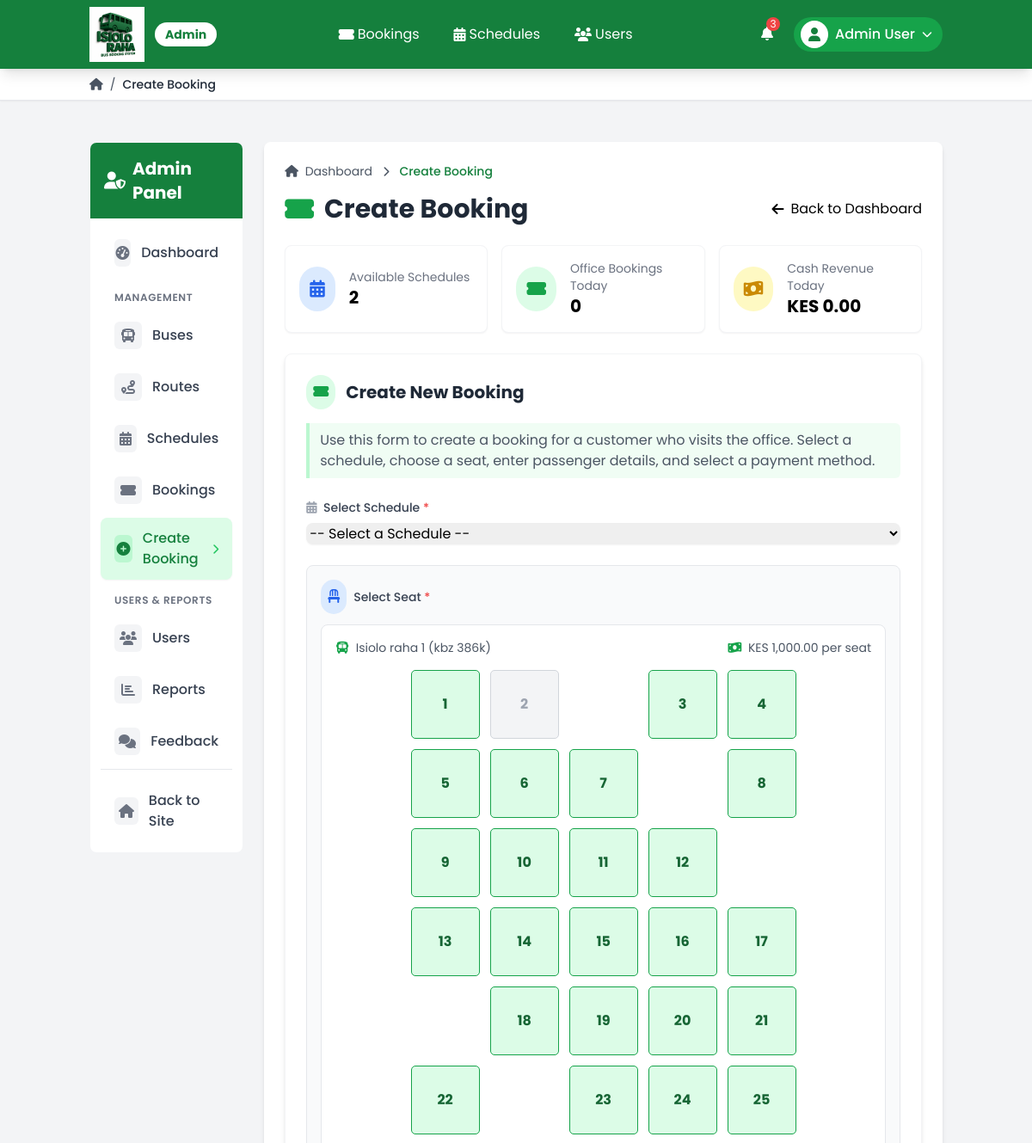
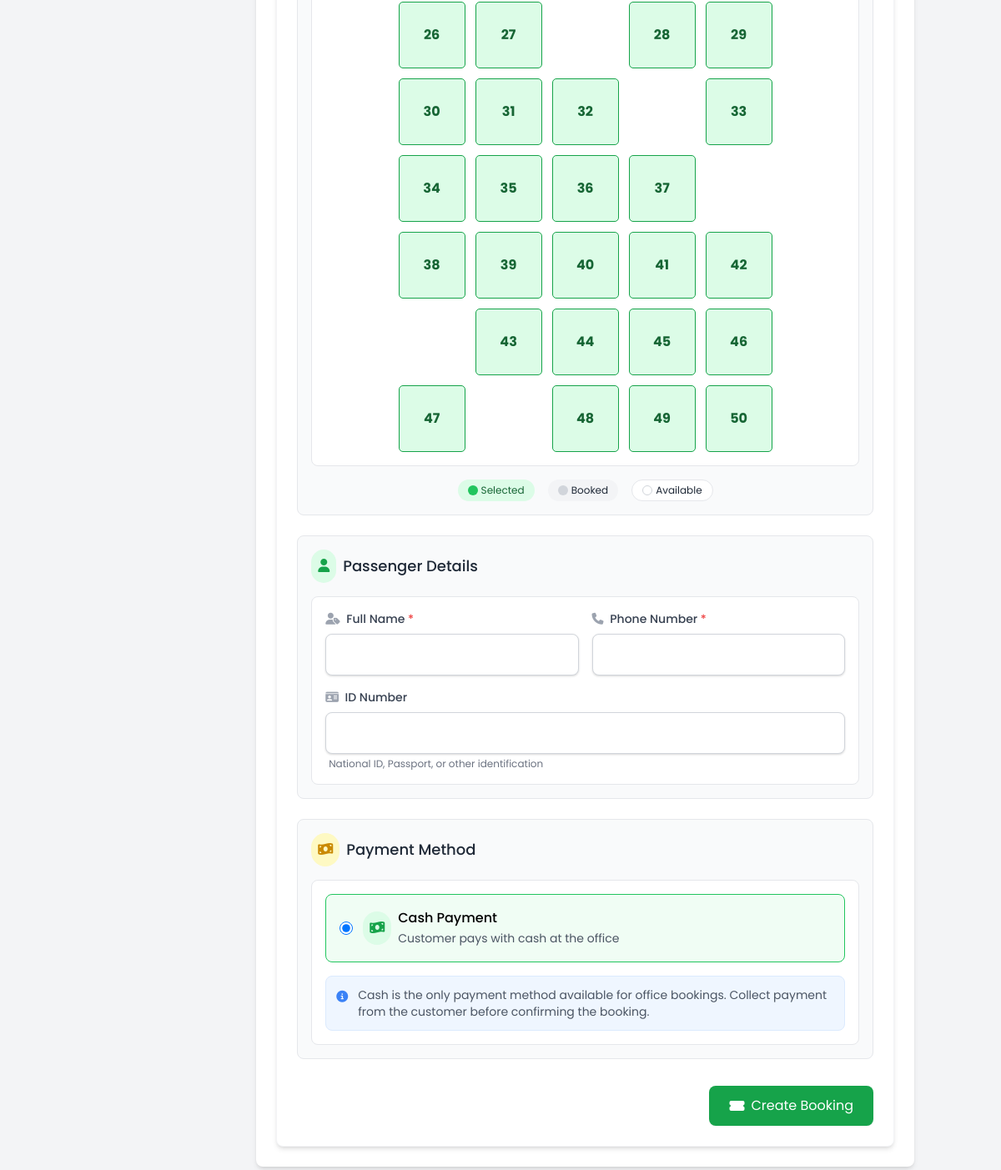
/admin/create_booking.php?schedule_id=163 (signed in), run on the app's committed database (2 pictures, top to bottom).
### tables this page shows
CREATE TABLE `schedules` (
  `id` int(11) UNSIGNED NOT NULL,
  `route_id` int(11) UNSIGNED NOT NULL,
  `bus_id` int(11) UNSIGNED NOT NULL,
  `departure_time` datetime NOT NULL,
  `arrival_time` datetime NOT NULL,
  `fare` decimal(10,2) NOT NULL,
  `status` enum('scheduled','departed','arrived','cancelled') DEFAULT 'scheduled',
  `created_at` timestamp NOT NULL DEFAULT current_timestamp(),
  `updated_at` timestamp NOT NULL DEFAULT current_timestamp() ON UPDATE current_timestamp()
);

CREATE TABLE `buses` (
  `id` int(11) UNSIGNED NOT NULL,
  `name` varchar(100) NOT NULL,
  `registration_number` varchar(20) NOT NULL,
  `capacity` int(3) NOT NULL,
  `type` enum('standard','executive','luxury') DEFAULT 'standard',
  `amenities` text DEFAULT NULL,
  `status` enum('active','maintenance','inactive') DEFAULT 'active',
  `created_at` timestamp NOT NULL DEFAULT current_timestamp(),
  `updated_at` timestamp NOT NULL DEFAULT current_timestamp() ON UPDATE current_timestamp()
);

### admin/create_booking.php (the view, shortened to what the rows shown need)
<?php
require_once '../includes/functions.php';
$conn = require_once '../config/database.php';
$schedule_id = isset($_GET['schedule_id']) ? intval($_GET['schedule_id']) : "";
$selected_seats = $passenger_name = $passenger_phone = $passenger_id_number = $payment_method = "";
$booking_created = false;
$booking_reference = "";
$booked_seats = [];
$schedule = null;
if (!empty($schedule_id) && !$booking_created) {
    $sql = "SELECT s.id, s.departure_time, s.arrival_time, s.fare, s.status,
            r.origin, r.destination, r.distance,
            b.name AS bus_name, b.type AS bus_type, b.capacity, b.registration_number
            FROM schedules s
            JOIN routes r ON s.route_id = r.id
            JOIN buses b ON s.bus_id = b.id
            WHERE s.id = ? AND s.status = 'scheduled'";
    if ($stmt = $conn->prepare($sql)) {
        $stmt->bind_param("i", $schedule_id);
        $stmt->execute();
        $result = $stmt->get_result();
        $schedule = $result->fetch_assoc();
    }
    $sql = "SELECT seat_number FROM bookings WHERE schedule_id = ? AND status != 'cancelled'";
    if ($stmt = $conn->prepare($sql)) {
        $stmt->bind_param("i", $schedule_id);
        $stmt->execute();
        $result = $stmt->get_result();
        while ($row = $result->fetch_assoc()) {
            $booked_seats[] = $row['seat_number'];
        }
    }
}
?>
<div class="bg-white rounded-lg shadow-md p-6 mb-6">
    <div class="flex flex-col md:flex-row justify-between items-start md:items-center mb-6 gap-4">
        <h1 class="text-3xl font-bold text-gray-800 flex items-center">
            <i class="fas fa-ticket-alt text-primary-600 mr-3"></i> Create Booking
        </h1>
    </div>
    <?php
    if ($booking_created):
        debug_to_file("Showing success message with booking reference: " . $booking_reference, 'RENDER');
    ?>
        <div class="bg-white rounded-lg shadow-md p-6 mb-6 border-l-4 border-green-500">
            <div class="flex items-center">
                <div class="flex-shrink-0 bg-green-100 p-4 rounded-full text-green-600">
                    <i class="fas fa-check-circle text-3xl"></i>
                </div>
                <div class="ml-6">
                    <h2 class="text-2xl font-bold text-gray-800 mb-2">Booking Created Successfully!</h2>
                    <p class="text-gray-600 mb-4">The booking has been created with reference: <strong class="text-primary-600 font-semibold"><?php echo $booking_reference; ?></strong></p>
                    <div class="flex flex-wrap gap-3">
                        <a href="booking_details.php?reference=<?php echo $booking_reference; ?>" class="px-4 py-2 bg-primary-600 hover:bg-primary-700 text-white rounded-lg shadow-sm transition-colors flex items-center">
                            <i class="fas fa-eye mr-2"></i> View Booking
                        </a>
                        <a href="../print_ticket.php?reference=<?php echo $booking_reference; ?>" target="_blank" class="px-4 py-2 bg-green-600 hover:bg-green-700 text-white rounded-lg shadow-sm transition-colors flex items-center">
                            <i class="fas fa-print mr-2"></i> Print Ticket
                        </a>
                        <a href="create_booking.php" class="px-4 py-2 bg-gray-200 hover:bg-gray-300 text-gray-700 rounded-lg transition-colors flex items-center">
                            <i class="fas fa-plus mr-2"></i> Create Another Booking
                        </a>
                    </div>
                </div>
            </div>
        </div>
    <?php else: ?>
        <div class="bg-white rounded-lg shadow-md p-6 border border-gray-100">
            <div class="flex items-center mb-4">
                <h2 class="text-xl font-bold text-gray-800">Create New Booking</h2>
            </div>
            <form action="<?php echo htmlspecialchars($_SERVER["PHP_SELF"]); ?>" method="post" id="booking-form">
                <?php if ($schedule): ?>
                    <div class="mb-6 p-4 border border-gray-200 rounded-lg bg-gray-50">
                        <div class="flex items-center mb-3">
                            <div class="p-2 rounded-full bg-blue-100 text-blue-600 mr-2">
                                <i class="fas fa-chair"></i>
                            </div>
                            <label class="block text-sm font-medium text-gray-700">
                                Select Seat <span class="text-red-500">*</span>
                            </label>
                        </div>
                        <div class="bg-white p-4 rounded-lg border border-gray-200 mb-4">
                            <div class="flex items-center justify-between mb-3">
                                <div class="text-sm text-gray-600">
                                    <i class="fas fa-bus text-primary-600 mr-1"></i>
                                    <?php echo $schedule['bus_name']; ?> (<?php echo $schedule['registration_number']; ?>)
                                </div>
                                <div class="text-sm text-gray-600">
                                    <i class="fas fa-money-bill-wave text-green-600 mr-1"></i>
                                    <?php echo formatCurrency($schedule['fare']); ?> per seat
                                </div>
                            </div>
                            <div class="mt-4 grid grid-cols-5 gap-3 max-w-md mx-auto">
                                <?php
                                $capacity = $schedule['capacity'];
                                for ($i = 1; $i <= $capacity; $i++) {
                                    $seatNumber = $i;
                                    $isBooked = in_array($seatNumber, $booked_seats);
                                    $isSelected = ($selected_seats == $seatNumber);
                                    $seatClass = 'seat ';
                                    if ($isBooked) {
                                        $seatClass .= 'booked';
                                    } elseif ($isSelected) {
                                        $seatClass .= 'selected';
                                    } else {
                                        $seatClass .= 'available';
                                    }
                                    $isAisle = ($i % 5 == 3);
                                    if ($isAisle) {
                                        echo '<div class="seat aisle"></div>';
                                    }
                                    echo '<div class="' . $seatClass . '" data-seat="' . $seatNumber . '">' . $seatNumber . '</div>';
                                }
                                ?>
                            </div>
                        </div>
                        <div class="flex justify-center gap-4 mt-3">
                            <span class="inline-flex items-center bg-green-100 text-green-800 px-3 py-1 rounded-full text-xs">
                                <span class="inline-block w-3 h-3 bg-green-500 rounded-full mr-1"></span> Selected
                            </span>
                            <span class="inline-flex items-center bg-gray-100 text-gray-800 px-3 py-1 rounded-full text-xs">
                                <span class="inline-block w-3 h-3 bg-gray-300 rounded-full mr-1"></span> Booked
                            </span>
                            <span class="inline-flex items-center bg-white text-gray-800 px-3 py-1 rounded-full text-xs border border-gray-200">
                                <span class="inline-block w-3 h-3 bg-white border border-gray-300 rounded-full mr-1"></span> Available
                            </span>
                        </div>
                    </div>
                    <div class="mb-6 p-4 border border-gray-200 rounded-lg bg-gray-50">
                        <div class="flex items-center mb-4">
                            <div class="p-2 rounded-full bg-green-100 text-green-600 mr-2">
                                <i class="fas fa-user"></i>
                            </div>
                            <h3 class="text-lg font-medium text-gray-800">Passenger Details</h3>
                        </div>
                        <div class="bg-white p-4 rounded-lg border border-gray-200">
                            <div class="grid grid-cols-1 md:grid-cols-2 gap-4 mb-4">
                                <div>
                                    <label for="passenger_name" class="block text-sm font-medium text-gray-700 mb-2">
                                        <i class="fas fa-user-tag text-gray-400 mr-1"></i> Full Name <span class="text-red-500">*</span>
                                    </label>
                                    <input type="text" name="passenger_name" id="passenger_name"
                                           class="form-input w-full rounded-lg border-gray-300 shadow-sm focus:border-primary-500 focus:ring focus:ring-primary-200 focus:ring-opacity-50"
                                           value="<?php echo $passenger_name; ?>" required>
                                </div>
                                <div>
                                    <label for="passenger_phone" class="block text-sm font-medium text-gray-700 mb-2">
                                        <i class="fas fa-phone text-gray-400 mr-1"></i> Phone Number <span class="text-red-500">*</span>
                                    </label>
                                    <input type="tel" name="passenger_phone" id="passenger_phone"
                                           class="form-input w-full rounded-lg border-gray-300 shadow-sm focus:border-primary-500 focus:ring focus:ring-primary-200 focus:ring-opacity-50"
                                           value="<?php echo $passenger_phone; ?>" required>
                                </div>
                            </div>
                            <div>
                                <label for="passenger_id_number" class="block text-sm font-medium text-gray-700 mb-2">
                                    <i class="fas fa-id-card text-gray-400 mr-1"></i> ID Number
                                </label>
                                <input type="text" name="passenger_id_number" id="passenger_id_number"
                                       class="form-input w-full rounded-lg border-gray-300 shadow-sm focus:border-primary-500 focus:ring focus:ring-primary-200 focus:ring-opacity-50"
                                       value="<?php echo $passenger_id_number; ?>">
                                <p class="text-xs text-gray-500 mt-1 ml-1">National ID, Passport, or other identification</p>
                            </div>
                        </div>
                    </div>
                    <div class="mb-6 p-4 border border-gray-200 rounded-lg bg-gray-50">
                        <div class="flex items-center mb-4">
                            <div class="p-2 rounded-full bg-yellow-100 text-yellow-600 mr-2">
                                <i class="fas fa-money-bill-wave"></i>
                            </div>
                            <h3 class="text-lg font-medium text-gray-800">Payment Method</h3>
                        </div>
                        <div class="bg-white p-4 rounded-lg border border-gray-200">
                            <div class="grid grid-cols-1 gap-4">
                                <div class="border border-gray-200 rounded-lg p-4 hover:border-green-500 hover:bg-green-50 transition-colors cursor-pointer border-green-500 bg-green-50">
                                    <div class="flex items-center">
                                        <input type="radio" name="payment_method" id="payment_cash" value="cash"
                                               class="h-4 w-4 text-green-600 focus:ring-green-500 border-gray-300"
                                               checked required>
                                        <label for="payment_cash" class="flex items-center cursor-pointer ml-3">
                                            <div class="p-2 rounded-full bg-green-100 text-green-600 mr-2">
                                                <i class="fas fa-money-bill-wave"></i>
                                            </div>
                                            <div>
                                                <span class="font-medium block">Cash Payment</span>
                                                <span class="text-sm text-gray-600">Customer pays with cash at the office</span>
                                            </div>
                                        </label>
                                    </div>
                                </div>
                                <div class="text-sm text-gray-600 bg-blue-50 p-3 rounded-lg border border-blue-100">
                                    <div class="flex items-start">
                                        <div class="flex-shrink-0 mt-0.5">
                                            <i class="fas fa-info-circle text-blue-500"></i>
                                        </div>
                                        <div class="ml-3">
                                            <p>Cash is the only payment method available for office bookings. Collect payment from the customer before confirming the booking.</p>
                                        </div>
                                    </div>
                                </div>
                            </div>
                        </div>
                    </div>
                    <div class="flex justify-end mt-8">
                        <button type="submit" class="px-6 py-3 bg-primary-600 hover:bg-primary-700 text-white rounded-lg shadow-sm transition-colors flex items-center">
                            <i class="fas fa-ticket-alt mr-2"></i> Create Booking
                        </button>
                    </div>
                <?php endif; ?>
            </form>
        </div>
    <?php endif; ?>
</div>
<?php
require_once '../includes/templates/admin_template.php';
?>

### data on the page
schedules: bus.name "Isiolo raha 1", bus.registration_number "kbz 386k", fare "KES 1,000.00"

### other printed values
$_SESSION['user_name'] "Admin User"
$page_name "Create Booking"
count($schedules) "2"
$row['count'] "0"
formatCurrency($row['total'] ?? 0) "KES 0.00"
$seatNumber "1"
$seatNumber "2"
$seatNumber "3"
$seatNumber "4"
$seatNumber "5"
$seatNumber "6"
$seatNumber "7"
$seatNumber "8"
$seatNumber "9"
$seatNumber "10"
